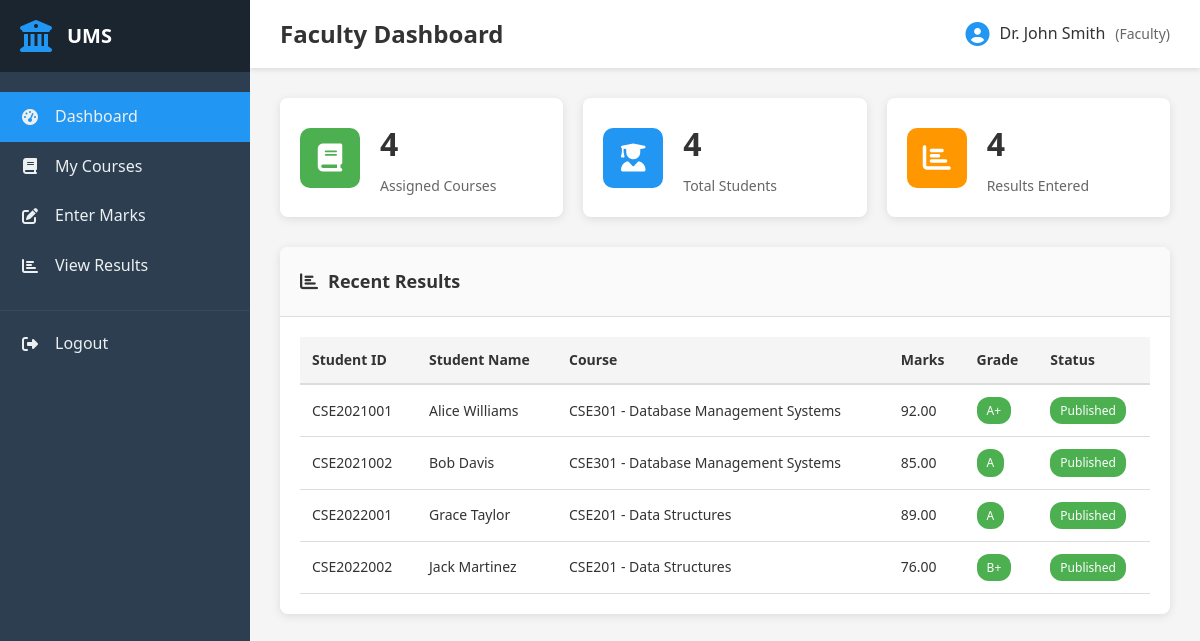
/faculty/index.php (signed in), run on the app's committed database.
### tables this page shows
CREATE TABLE results (
    id INT AUTO_INCREMENT PRIMARY KEY,
    student_id INT NOT NULL,
    course_id INT NOT NULL,
    marks DECIMAL(5,2) NOT NULL,
    grade VARCHAR(5),
    grade_point DECIMAL(3,2),
    faculty_id INT,
    semester INT NOT NULL,
    academic_year VARCHAR(10) NOT NULL,
    published TINYINT(1) DEFAULT 0,
    created_at TIMESTAMP DEFAULT CURRENT_TIMESTAMP,
    updated_at TIMESTAMP DEFAULT CURRENT_TIMESTAMP ON UPDATE CURRENT_TIMESTAMP,
    FOREIGN KEY (student_id) REFERENCES students(id) ON DELETE CASCADE,
    FOREIGN KEY (course_id) REFERENCES courses(id) ON DELETE CASCADE,
    FOREIGN KEY (faculty_id) REFERENCES faculty(id) ON DELETE SET NULL
);

CREATE TABLE students (
    id INT AUTO_INCREMENT PRIMARY KEY,
    user_id INT NOT NULL,
    student_id VARCHAR(20) NOT NULL UNIQUE,
    name VARCHAR(100) NOT NULL,
    department_id INT,
    year INT NOT NULL,
    semester INT NOT NULL,
    created_at TIMESTAMP DEFAULT CURRENT_TIMESTAMP,
    FOREIGN KEY (user_id) REFERENCES users(id) ON DELETE CASCADE,
    FOREIGN KEY (department_id) REFERENCES departments(id) ON DELETE SET NULL
);

CREATE TABLE courses (
    id INT AUTO_INCREMENT PRIMARY KEY,
    course_code VARCHAR(20) NOT NULL UNIQUE,
    course_name VARCHAR(150) NOT NULL,
    credit DECIMAL(3,1) NOT NULL,
    department_id INT,
    semester INT NOT NULL,
    created_at TIMESTAMP DEFAULT CURRENT_TIMESTAMP,
    FOREIGN KEY (department_id) REFERENCES departments(id) ON DELETE SET NULL
);

### includes/functions.php (called while the page is built, shortened)
<?php
function clean($data) {
    return htmlspecialchars($data, ENT_QUOTES, 'UTF-8');
}
?>

### faculty/index.php (the view, shortened to what this page needs)
<?php
require_once __DIR__ . '/../includes/functions.php';
$stmt = $conn->prepare("SELECT * FROM faculty WHERE user_id = ?");
$stmt->bind_param("i", $_SESSION['user_id']);
$stmt->execute();
$result = $stmt->get_result();
$faculty_info = $result->fetch_assoc();
$faculty_id = $faculty_info['id'];
$stmt = $conn->prepare("SELECT COUNT(*) as count FROM faculty_courses WHERE faculty_id = ?");
$stmt->bind_param("i", $faculty_id);
$stmt->execute();
$result = $stmt->get_result();
$total_courses = $result->fetch_assoc()['count'];
$stmt = $conn->prepare("
    SELECT COUNT(DISTINCT r.student_id) as count
    FROM results r
    JOIN faculty_courses fc ON r.course_id = fc.course_id
    WHERE fc.faculty_id = ?
");
$stmt->bind_param("i", $faculty_id);
$stmt->execute();
$result = $stmt->get_result();
$total_students = $result->fetch_assoc()['count'];
$stmt = $conn->prepare("SELECT COUNT(*) as count FROM results WHERE faculty_id = ?");
$stmt->bind_param("i", $faculty_id);
$stmt->execute();
$result = $stmt->get_result();
$total_results = $result->fetch_assoc()['count'];
$stmt = $conn->prepare("
    SELECT r.*, s.name as student_name, s.student_id, c.course_name, c.course_code
    FROM results r
    JOIN students s ON r.student_id = s.id
    JOIN courses c ON r.course_id = c.id
    WHERE r.faculty_id = ?
    ORDER BY r.created_at DESC
    LIMIT 10
");
$stmt->bind_param("i", $faculty_id);
$stmt->execute();
$recent_results = $stmt->get_result();
include __DIR__ . '/../includes/header.php';
?>
<div class="dashboard-stats">
    <div class="stat-card">
        <div class="stat-icon" style="background: #4CAF50;">
            <i class="fas fa-book"></i>
        </div>
        <div class="stat-details">
            <h3><?php echo $total_courses; ?></h3>
            <p>Assigned Courses</p>
        </div>
    </div>
    <div class="stat-card">
        <div class="stat-icon" style="background: #2196F3;">
            <i class="fas fa-user-graduate"></i>
        </div>
        <div class="stat-details">
            <h3><?php echo $total_students; ?></h3>
            <p>Total Students</p>
        </div>
    </div>
    <div class="stat-card">
        <div class="stat-icon" style="background: #FF9800;">
            <i class="fas fa-chart-bar"></i>
        </div>
        <div class="stat-details">
            <h3><?php echo $total_results; ?></h3>
            <p>Results Entered</p>
        </div>
    </div>
</div>
<div class="content-card">
    <div class="card-header">
        <h3><i class="fas fa-chart-bar"></i> Recent Results</h3>
    </div>
    <div class="card-body">
        <div class="table-responsive">
            <table class="data-table">
                <thead>
                    <tr>
                        <th>Student ID</th>
                        <th>Student Name</th>
                        <th>Course</th>
                        <th>Marks</th>
                        <th>Grade</th>
                        <th>Status</th>
                    </tr>
                </thead>
                <tbody>
                    <?php if ($recent_results->num_rows > 0): ?>
                        <?php while ($row = $recent_results->fetch_assoc()): ?>
                        <tr>
                            <td><?php echo clean($row['student_id']); ?></td>
                            <td><?php echo clean($row['student_name']); ?></td>
                            <td><?php echo clean($row['course_code'] . ' - ' . $row['course_name']); ?></td>
                            <td><?php echo clean($row['marks']); ?></td>
                            <td><span class="badge badge-<?php echo $row['grade'] == 'F' ? 'danger' : 'success'; ?>"><?php echo clean($row['grade']); ?></span></td>
                            <td>
                                <?php if ($row['published']): ?>
                                    <span class="badge badge-success">Published</span>
                                <?php else: ?>
                                    <span class="badge badge-warning">Draft</span>
                                <?php endif; ?>
                            </td>
                        </tr>
                        <?php endwhile; ?>
                    <?php else: ?>
                        <tr>
                            <td colspan="6" style="text-align: center;">No results entered yet.</td>
                        </tr>
                    <?php endif; ?>
                </tbody>
            </table>
        </div>
    </div>
</div>
<?php include __DIR__ . '/../includes/footer.php'; ?>

### assets/css/style.css (style rules this page uses)
* { margin: 0; padding: 0; box-sizing: border-box; }
:root { --primary-color: #2196F3; --secondary-color: #1976D2; --success-color: #4CAF50; --danger-color: #f44336; --warning-color: #FF9800; --info-color: #00BCD4; --dark-color: #333; --light-color: #f5f5f5; --border-color: #ddd; --sidebar-width: 250px; }
body { font-family: 'Segoe UI', Tahoma, Geneva, Verdana, sans-serif; background: #f5f5f5; color: #333; line-height: 1.6; }
.dashboard-stats { display: grid; grid-template-columns: repeat(auto-fit, minmax(250px, 1fr)); gap: 20px; margin-bottom: 30px; }
.stat-card { background: white; border-radius: 8px; padding: 20px; display: flex; align-items: center; gap: 20px; box-shadow: 0 2px 10px rgba(0,0,0,0.1); transition: transform 0.3s ease; }
.stat-icon { width: 60px; height: 60px; border-radius: 10px; display: flex; align-items: center; justify-content: center; color: white; font-size: 28px; }
.stat-details h3 { font-size: 32px; font-weight: 700; color: var(--dark-color); margin-bottom: 5px; }
.stat-details p { color: #666; font-size: 14px; }
.content-card { background: white; border-radius: 8px; box-shadow: 0 2px 10px rgba(0,0,0,0.1); margin-bottom: 20px; overflow: hidden; }
.card-header { padding: 20px; border-bottom: 1px solid var(--border-color); background: #fafafa; }
.card-header h3 { font-size: 18px; font-weight: 600; color: var(--dark-color); display: flex; align-items: center; gap: 10px; }
.card-body { padding: 20px; }
.table-responsive { overflow-x: auto; }
.data-table { width: 100%; border-collapse: collapse; font-size: 14px; }
.data-table thead { background: #f5f5f5; }
.data-table th { padding: 12px; text-align: left; font-weight: 600; color: var(--dark-color); border-bottom: 2px solid var(--border-color); }
.data-table td { padding: 12px; border-bottom: 1px solid var(--border-color); }
.badge { display: inline-block; padding: 4px 10px; border-radius: 12px; font-size: 12px; font-weight: 500; }
.badge-success { background: var(--success-color); color: white; }

### data on the page
results: student.student_id "CSE2021001", student.name "Alice Williams", course.course_name "CSE301 - Database Management Systems", marks "92.00", grade "A+", published "Published"
results: student.student_id "CSE2021002", student.name "Bob Davis", course.course_name "CSE301 - Database Management Systems", marks "85.00", grade "A", published "Published"
results: student.student_id "CSE2022001", student.name "Grace Taylor", course.course_name "CSE201 - Data Structures", marks "89.00", grade "A", published "Published"
results: student.student_id "CSE2022002", student.name "Jack Martinez", course.course_name "CSE201 - Data Structures", marks "76.00", grade "B+", published "Published"

### other printed values
$page_title "Faculty Dashboard"
$_SESSION['name'] "Dr. John Smith"
$_SESSION['role'] "Faculty"
$total_courses "4"
$total_students "4"
$total_results "4"
